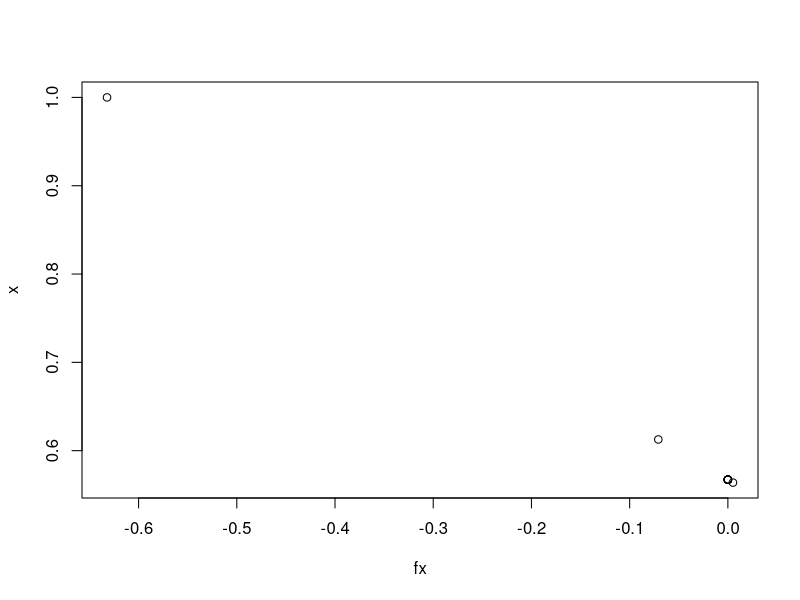

This chart was generated by the following R code:
library(datasets)  # Load/unload base packages manually


# wrapper around sprintf() and print()
printf <- function(...) invisible(cat(sprintf(...)))
print <- function(...) invisible(cat((...), "\n"))

# f(x) = e^(-x) - x
f <- function(x) {
  return(exp(1)^(-x) - x)
}

# f: function
# x_min1, xi: initial x value (x-1, x0)
# n: no. of iterations to perform
secant <- function(f, xi_min1, xi, n) {
  trials <- c()
  x <- c()
  fx <- c()
  for (i in 1:n) {
    printf("%03d | x = %.8f | f(x) = %.8f\n", i, xi, f(xi))
    trials[i] = i
    x[i] = xi
    fx[i] =  f(xi)
    x_plus1 <- xi - ((f(xi) * (xi_min1 - xi)) / (f(xi_min1) - f(xi)))
    xi_min1 <- xi
    xi <- x_plus1
  }
  
  #datas = matrix(c(xCol,fxCol), ncol = 2, nrow = n)
  #colnames(datas) = c('x', 'F(x)')
  #rownames(datas) = c(trials)
  
  plot(fx, x)
}

secant(f, 0, 1, 10)

